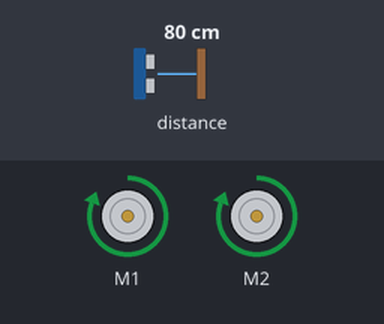
A program run on a simulated BBC micro:bit (MakeCode). Parts: 2 × DC motor (green arrow = forward, orange = backward, longer = faster). The inputs (shaded band) are chosen by the test bench; at power-on: distance to the obstacle 80 cm.

Above: at 1.2 s.
1.3 s: distance to the obstacle set to 22 cm
2.8 s: distance to the obstacle set to 17 cm
At 3.8 s:
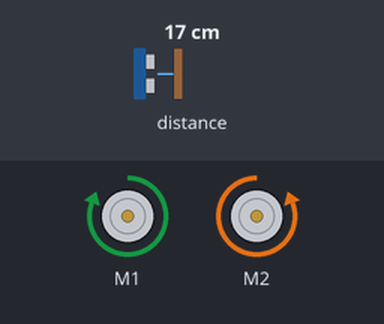
4.3 s: distance to the obstacle set to 35 cm
At 4.8 s:
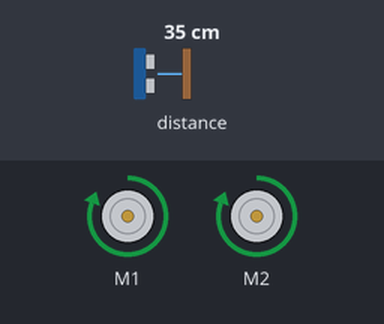
5.8 s: distance to the obstacle set to 2 cm
At 6.2 s:
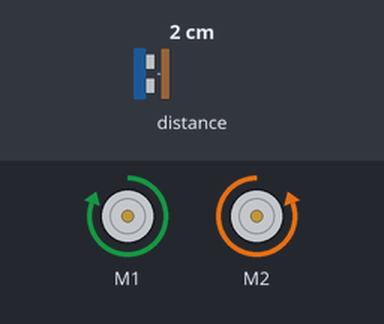
Timing chart, 0 to 8.3 s (numbered marks = the images above; inputs shaded):
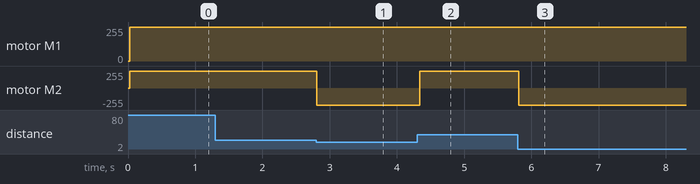

The program:

main.ts
```typescript
let afst1 = 0
let afst2 = 0
basic.forever(function () {
    if (maqueen.Ultrasonic(PingUnit.Centimeters) < 20 && maqueen.Ultrasonic(PingUnit.Centimeters) != 0) {
        afst1 = maqueen.Ultrasonic(PingUnit.Centimeters)
        maqueen.motorRun(maqueen.Motors.M1, maqueen.Dir.CW, 255)
        maqueen.motorRun(maqueen.Motors.M2, maqueen.Dir.CCW, 255)
        basic.pause(25)
        afst2 = maqueen.Ultrasonic(PingUnit.Centimeters)
        if (afst1 - afst2 <= 0) {
            maqueen.motorRun(maqueen.Motors.M1, maqueen.Dir.CW, 255)
            maqueen.motorRun(maqueen.Motors.M2, maqueen.Dir.CCW, 255)
            basic.pause(50)
        } else {
            maqueen.motorRun(maqueen.Motors.M1, maqueen.Dir.CCW, 255)
            maqueen.motorRun(maqueen.Motors.M2, maqueen.Dir.CW, 255)
            basic.pause(75)
        }
    } else {
        maqueen.motorRun(maqueen.Motors.All, maqueen.Dir.CW, 255)
    }
})
```

test.ts
```typescript
// tests gaan hier; deze zal niet worden gecompileerd wanneer dit pakket wordt gebruikt als extensie.
```

Measured:
- the behaviour switches between 20 and 19 cm on distance to the obstacle (found by bisection; images 0 and 1)
- after the input at 1.3 s, every drawn part: stays the same
- after the input at 2.8 s, motor M2: forward 255/255 → backward 255/255 at once
- after the input at 4.3 s, motor M2: backward 255/255 → forward 255/255 at once
- after the input at 5.8 s, motor M2: forward 255/255 → backward 255/255 at once
